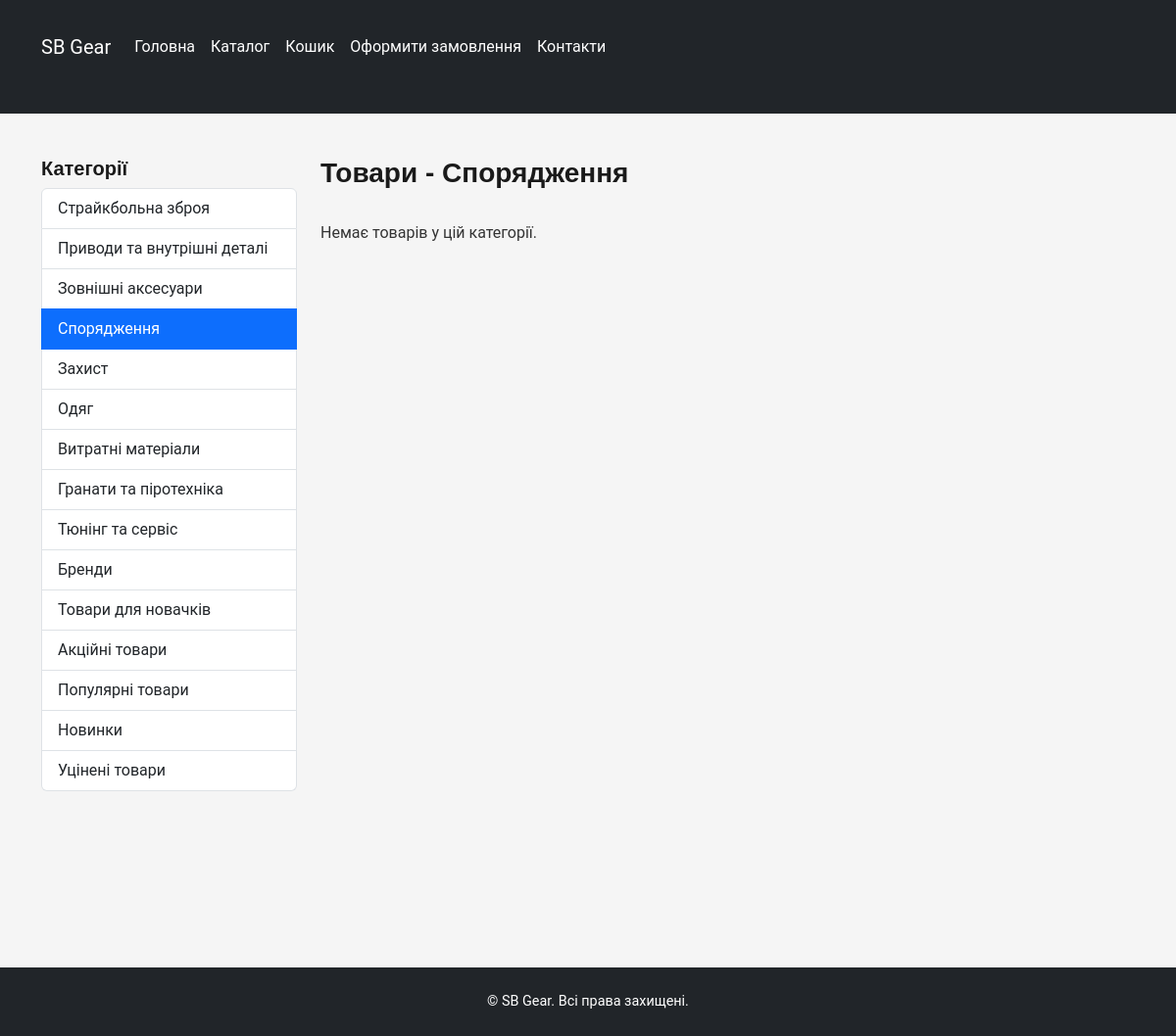
The page /catalog/4 on the database its author committed.
### tables this page shows
CREATE TABLE categories (
    id INTEGER PRIMARY KEY AUTOINCREMENT,
    name TEXT NOT NULL,
    parent_id INTEGER,
    FOREIGN KEY (parent_id) REFERENCES categories(id)
);

### app.py (the view)
@app.route("/catalog")
@app.route("/catalog/<int:category_id>")
def catalog_page(category_id=None):
    db = get_db()
    cur = db.cursor()
    cur.execute("SELECT * FROM categories WHERE parent_id IS NULL")
    main_categories = cur.fetchall()
    products = []
    current_category = None
    if category_id:
        cur.execute("SELECT * FROM categories WHERE id=?", (category_id,))
        current_category = cur.fetchone()
        cur.execute("SELECT id FROM categories WHERE parent_id=?", (category_id,))
        sub_ids = [row["id"] for row in cur.fetchall()]
        all_ids = [category_id] + sub_ids
        placeholders = ",".join("?" * len(all_ids))
        cur.execute(
            f"SELECT * FROM products WHERE category_id IN ({placeholders})",
            all_ids
        )
        products = cur.fetchall()
    return render_template(
        "catalog.html",
        main_categories=main_categories,
        products=products,
        current_category=current_category
    )

### db.py (called while the page is built)
def get_db():
    conn = sqlite3.connect(DB_NAME)
    conn.row_factory = sqlite3.Row
    return conn

### templates/catalog.html (shortened to what this page needs)
{% extends "base.html" %}
{% block content %}
<div class="row">
    <div class="col-md-3">
        <h5>Категорії</h5>
        <ul class="list-group">
            {% for cat in main_categories %}
                <li class="list-group-item {% if current_category and current_category['id'] == cat['id'] %}active{% endif %}">
                    <a href="{{ url_for('catalog_page', category_id=cat['id']) }}" class="text-decoration-none {% if current_category and current_category['id'] == cat['id'] %}text-white{% endif %}">{{ cat['name'] }}</a>
                </li>
            {% endfor %}
        </ul>
    </div>
    <div class="col-md-9">
        <h3>Товари {% if current_category %} - {{ current_category['name'] }}{% endif %}</h3>
        <div class="row row-cols-1 row-cols-md-3 g-4 mt-2">
            {% for product in products %}
            <div class="col">
                <div class="card h-100">
                    <img src="{{ url_for('static', filename='img/' + (product['image'] or 'placeholder.png')) }}" class="card-img-top" alt="{{ product['name'] }}">
                    <div class="card-body d-flex flex-column">
                        <h5 class="card-title">{{ product['name'] }}</h5>
                        <p class="card-text">{{ product['description'][:100] }}{% if product['description']|length > 100 %}...{% endif %}</p>
                        <div class="mt-auto d-flex justify-content-between align-items-center">
                            <span class="fw-bold">{{ product['price'] }} ₴</span>
                            <a href="{{ url_for('add_to_cart', product_id=product['id']) }}" class="btn btn-primary btn-sm">Додати в кошик</a>
                        </div>
                    </div>
                </div>
            </div>
            {% else %}
            <p>Немає товарів у цій категорії.</p>
            {% endfor %}
        </div>
    </div>
</div>
{% endblock %}

### static/style.css (style rules this page uses)
body { background-color: #f5f5f5; color: #333333; font-family: 'Roboto', sans-serif; line-height: 1.5; }
h1, h2, h3, h4, h5, h6 { font-family: 'Montserrat', sans-serif; font-weight: 600; color: #1a1a1a; }
a { text-decoration: none; color: inherit; }

### rows shown on the page
categories: name "Страйкбольна зброя"
categories: name "Приводи та внутрішні деталі"
categories: name "Зовнішні аксесуари"
categories: name "Спорядження"
categories: name "Захист"
categories: name "Одяг"
categories: name "Витратні матеріали"
categories: name "Гранати та піротехніка"
categories: name "Тюнінг та сервіс"
categories: name "Бренди"
categories: name "Товари для новачків"
categories: name "Акційні товари"
categories: name "Популярні товари"
categories: name "Новинки"
categories: name "Уцінені товари"
